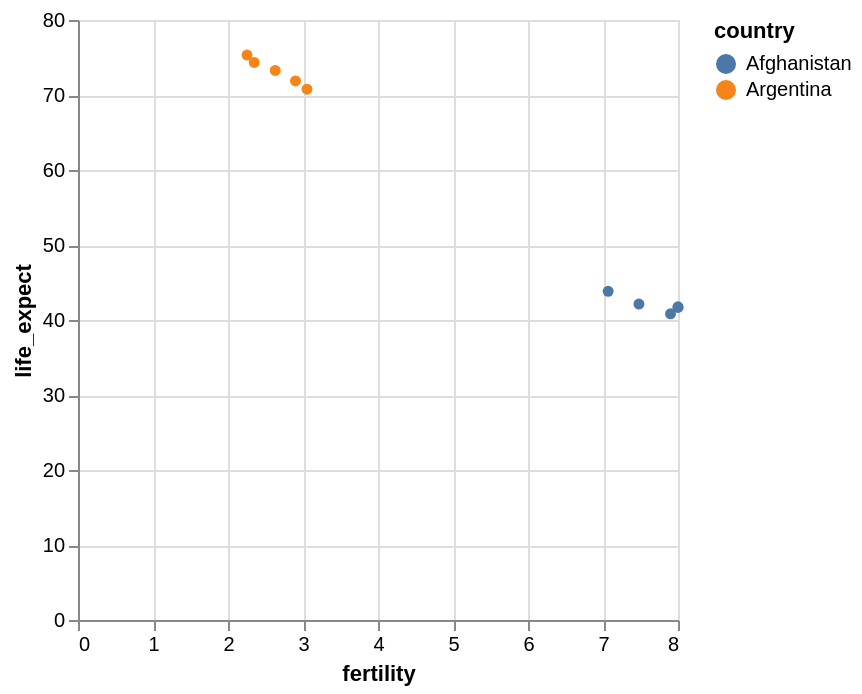

Write notebook code for a chart like this one.
### Markdown cell above
## Hover

We can make the selection to happen over hovering

### Code cell
#@title Selection example
import altair as alt
from vega_datasets import data
import pandas as pd

df = data.gapminder()

select_point = alt.selection_point(on='mouseover', nearest = True) # Mouseover

alt.Chart(df).mark_circle().encode(
    alt.X('fertility:Q'),
    alt.Y('life_expect:Q'),
    alt.Color('country:N'),
    opacity = alt.condition(select_point, alt.value(1.0), alt.value(0.2))
).transform_filter((alt.datum.year > 1980)
& ((alt.datum.country == 'Afghanistan')
| (alt.datum.country == 'Argentina'))).add_params(select_point)

### Figure 1 — Vega-Lite specification as saved in the notebook (floating-point values rounded to 4 significant figures; data arrays with more than 128 entries replaced by an {"elided": "..."} marker saying what was removed)
{"config": {"view": {"continuousWidth": 300, "continuousHeight": 300}}, "data": {"name": "data-aa403d6f380beb46446b2e507d315b18"}, "mark": {"type": "circle"}, "encoding": {"color": {"field": "country", "type": "nominal"}, "opacity": {"condition": {"param": "param_6f6794da6f08d030", "value": 1.0}, "value": 0.2}, "x": {"field": "fertility", "type": "quantitative"}, "y": {"field": "life_expect", "type": "quantitative"}}, "params": [{"name": "param_6f6794da6f08d030", "select": {"type": "point", "nearest": true, "on": "mouseover"}}], "transform": [{"filter": "((datum.year > 1980) && ((datum.country === 'Afghanistan') || (datum.country === 'Argentina')))"}], "$schema": "https://vega.github.io/schema/vega-lite/v6.1.0.json", "datasets": {"data-aa403d6f380beb46446b2e507d315b18": {"elided": "693 records"}}}
